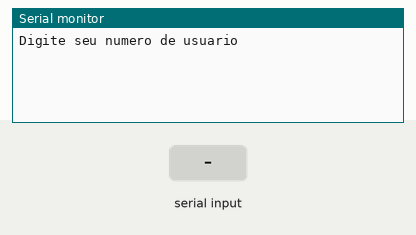
Bench run of a sketch on a simulated Arduino Uno, built with avr-gcc and run on an emulated ATmega328P. Parts: the last lines printed to the serial monitor. The test bench sets the inputs (shaded band).

Above: at 1.2 s.
1.3 s: "90,45\n" received over Serial
At 2.0 s:
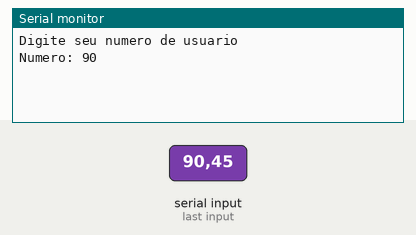
4.3 s: "30,150\n" received over Serial
At 6.3 s:
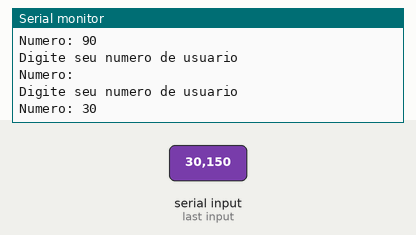
Timing chart, 0 to 7.8 s (numbered marks = the images above; inputs shaded):
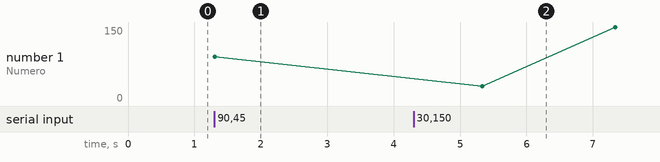

Measured:
- after the input at 1.3 s, the serial monitor: prints a new line at once (image 1)
- after the input at 4.3 s, the serial monitor: prints a new line after 1.0 s (image 2)

The sketch:

ex_13_07_051.ino
```cpp
/*Faça um programa que receba um número de usuário e exiba este
número, apenas se for par.*/
//Variaveis
long numero;

void setup()
{
  Serial.begin(9600);
}

void loop()
{
  //entrada
  Serial.println("Digite seu numero de usuario");
  while(!Serial.available());
  numero = Serial.parseInt();

  //saida
  if(numero % 2 == 0){
  Serial.println("Numero: " + String(numero));
  }else{
  Serial.println("Numero: ");
  }
   Serial.println();
 delay(2000);
}
```
